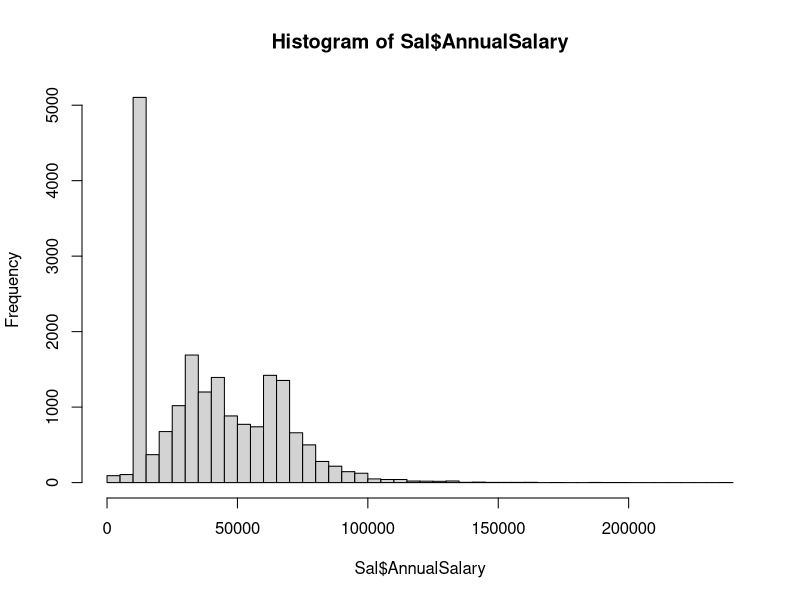
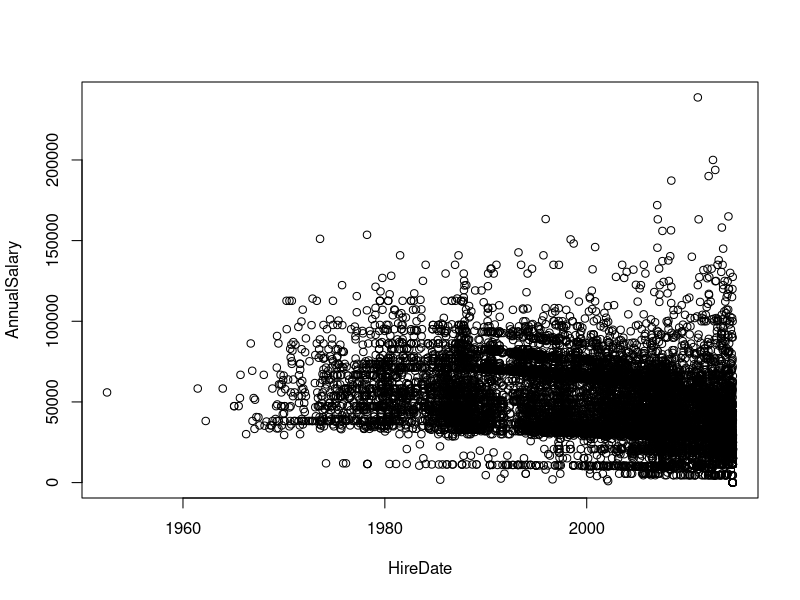

The R script that drew these images, in order:
### Module 8 - lab

## you will need data from:
##     https://data.baltimorecity.gov/browse?limitTo=datasets
## A. Baltimore_City_Employee_Salaries_FY2014
## B. Restaurants
## C. Monuments



# Salaries data:
Sal = read.csv("../data/Baltimore_City_Employee_Salaries_FY2014.csv",as.is=TRUE)

# 1. Make an object called health.sal using the salaries data set, 
#		with only agencies of those with "fire" (or any forms), if any, in the name
health.sal = Sal[grep("fire", Sal$JobTitle, ignore.case=TRUE),]

# 2. Make a data set called trans which contains only agencies that contain "TRANS".
trans = Sal[grep("trans", Sal$Agency, ignore.case=TRUE),]

# 3. What is/are the profession(s) of people who have "abra" in their name for Baltimore's Salaries?
Sal$JobTitle[grep("*abra*", Sal$name, ignore.case=TRUE)]

# 4. What is the distribution of annual salaries look like? What is the IQR?
Sal$AnnualSalary = as.numeric(gsub("$","",Sal$AnnualSalary,fixed=TRUE))
hist(Sal$AnnualSalary,breaks=50)
quantile(Sal$AnnualSalary,prob=c(0.25,0.75))

# 5. Convert HireDate to the `Date` class - plot Annual Salary vs Hire Date
Sal$HireDate = as.Date(Sal$HireDate, "%m/%d/%Y")
plot(AnnualSalary~HireDate, data=Sal)

# Monuments data:

# 6. How many monument names contain the phrase "Monument" in them?
mon = read.csv("../data/Monuments.csv", as.is=TRUE)
length(grep("monument",mon$name, ignore.case=TRUE))